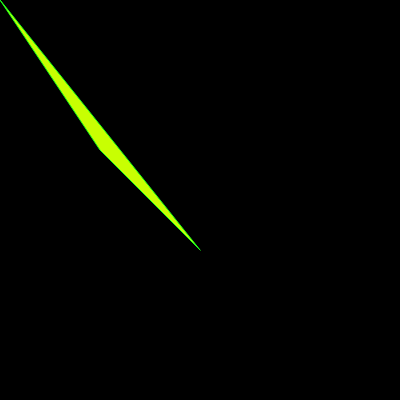
Frame 1 (no input)
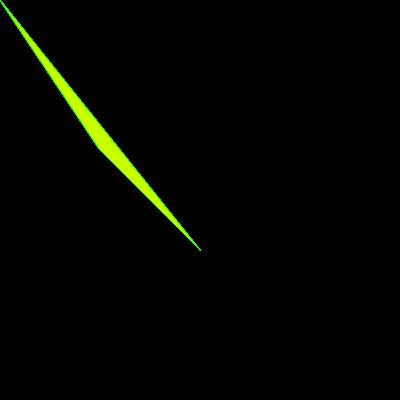
Frame 60 (no input)
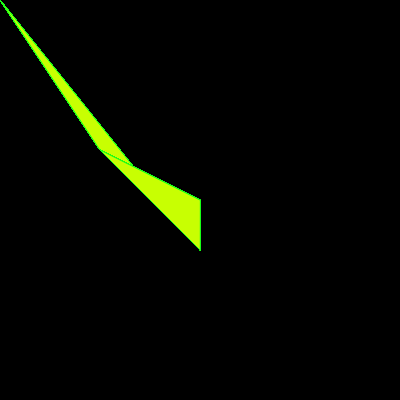
Frame 120 (the mouse pressed at the canvas centre since frame 60)

The p5.js sketch that drew these frames (run headless with seeded random() and noise() and a simulated clock; from frame 60 on, the mouse is pressed at the canvas centre):

// p5.js sketch
// ── sketch.js
function setup() {
  createCanvas(400, 400)
  background(0, 0, 0)
}

function draw() {
  fill(25, 0, 255)
  stroke(24,300,23)
  fill(200,324,2)
  triangle(mouseX, mouseY, 100, 150, 200, 250, 300, 350)
}
